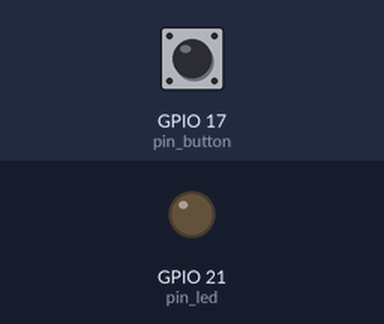
The program below on a simulated Raspberry Pi (BCM pin numbers). Shown: output pins drawn as LEDs (lit = HIGH). The test bench sets the inputs (shaded band); at power-on: GPIO 17 (pin_button) HIGH.

Above: at 1.2 s.
1.3 s: GPIO 17 (pin_button) pulled LOW for 3.2 s
At 5.7 s:
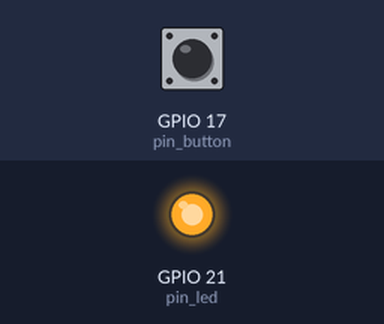
6.3 s: GPIO 17 (pin_button) pulled LOW for 0.15 s
At 7.2 s:
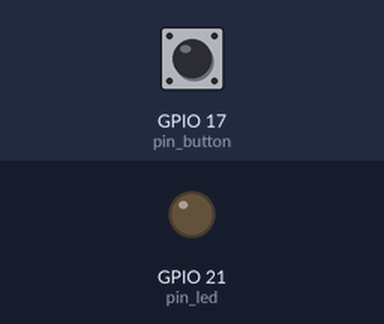
Timing chart, 0 to 9.3 s (numbered marks = the images above; inputs shaded):
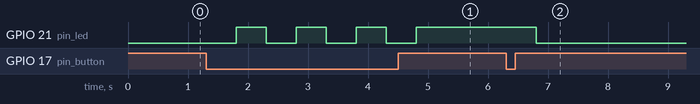

Measured:
- after the input at 1.3 s, GPIO 21 (pin_led): alternates HIGH for 0.50 s and LOW for 0.50 s, 7 changes in all, then stays HIGH, starting after 0.50 s
- after the input at 6.3 s, GPIO 21 (pin_led): HIGH → LOW after 0.50 s

The program:

LED_Button_1.py
```python
import RPi.GPIO as GPIO
import time

pin_led = 21
pin_button = 17

GPIO.setwarnings(False)

GPIO.setmode(GPIO.BCM)
GPIO.setup(pin_led, GPIO.OUT)
GPIO.setup(pin_button, GPIO.IN, GPIO.PUD_UP)

s = 0
while True:
    if not GPIO.input(pin_button):
        if s == 0:
            s = 1
        else:
            s = 0
        time.sleep(0.5)

    if s==1:
        GPIO.output(pin_led, GPIO.HIGH)
    else:
        GPIO.output(pin_led, GPIO.LOW)

GPIO.cleanup()
```
